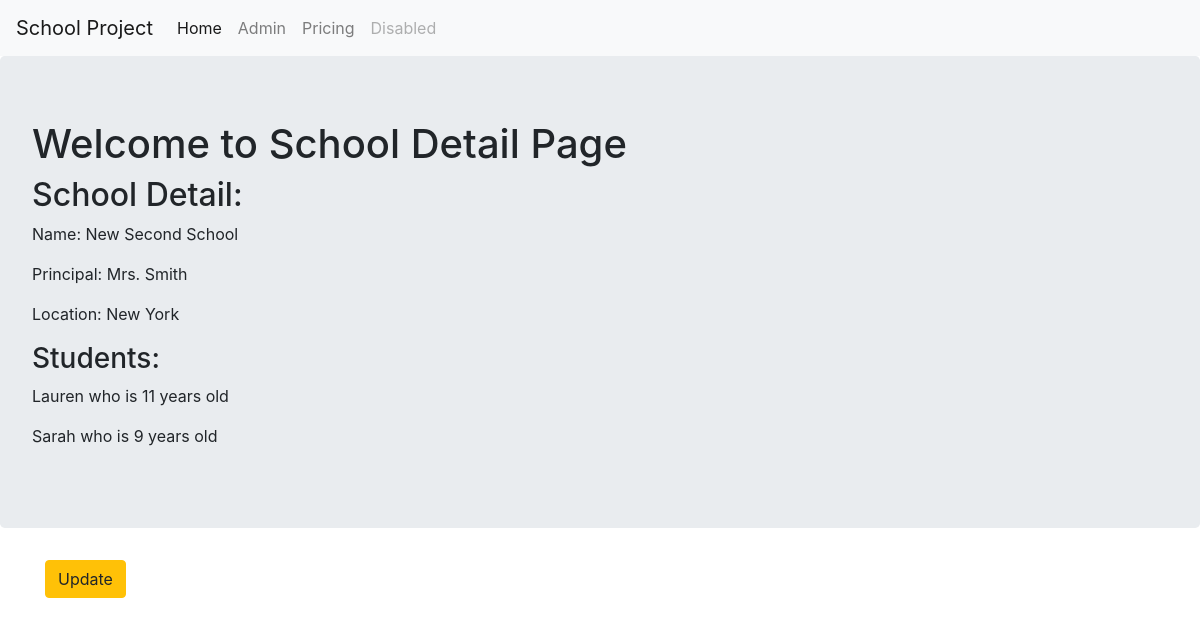
/basic_app/detail/2/, run on the app's committed database.
### basic_app/models.py (models this page shows, shortened)
class School(models.Model):
    name = models.CharField(max_length=256)
    principal = models.CharField(max_length=256)
    location = models.CharField(max_length=256)

class Student(models.Model):
    name = models.CharField(max_length=256)
    age = models.PositiveIntegerField()
    school = models.ForeignKey(School, related_name='students', on_delete=models.DO_NOTHING)

### basic_app/views.py (the view)
# urls.py: path('detail/<int:pk>/', views.SchoolDetailView.as_view(), name='detail'),
class SchoolDetailView(DetailView):
    context_object_name = 'school_detail'
    model = models.School

### basic_app/templates/basic_app/school_detail.html
{% extends 'basic_app/basic_app_base.html' %}
{% block body_block %}
    <div class="jumbotron">
        <h1>Welcome to School Detail Page</h1>
        <h2>School Detail:</h2>
        <p>Name: {{ school_detail.name }}</p>
        <p>Principal: {{ school_detail.principal }}</p>
        <p>Location: {{ school_detail.location }}</p>
        <h3>Students: </h3>
        {% for student in school_detail.students.all %}
            <p>{{ student.name }} who is {{ student.age }} years old</p>
        {% endfor %}
    </div>
    <div class="container">
        <p><a class="btn btn-warning" href="{% url 'basic_app:update' pk=school_detail.pk %}">Update</a></p>
    </div>
{% endblock body_block %}

### data on the page
School: name "New Second School", principal "Mrs. Smith", location "New York"
Student: name "Lauren", age "11"
Student: name "Sarah", age "9"
